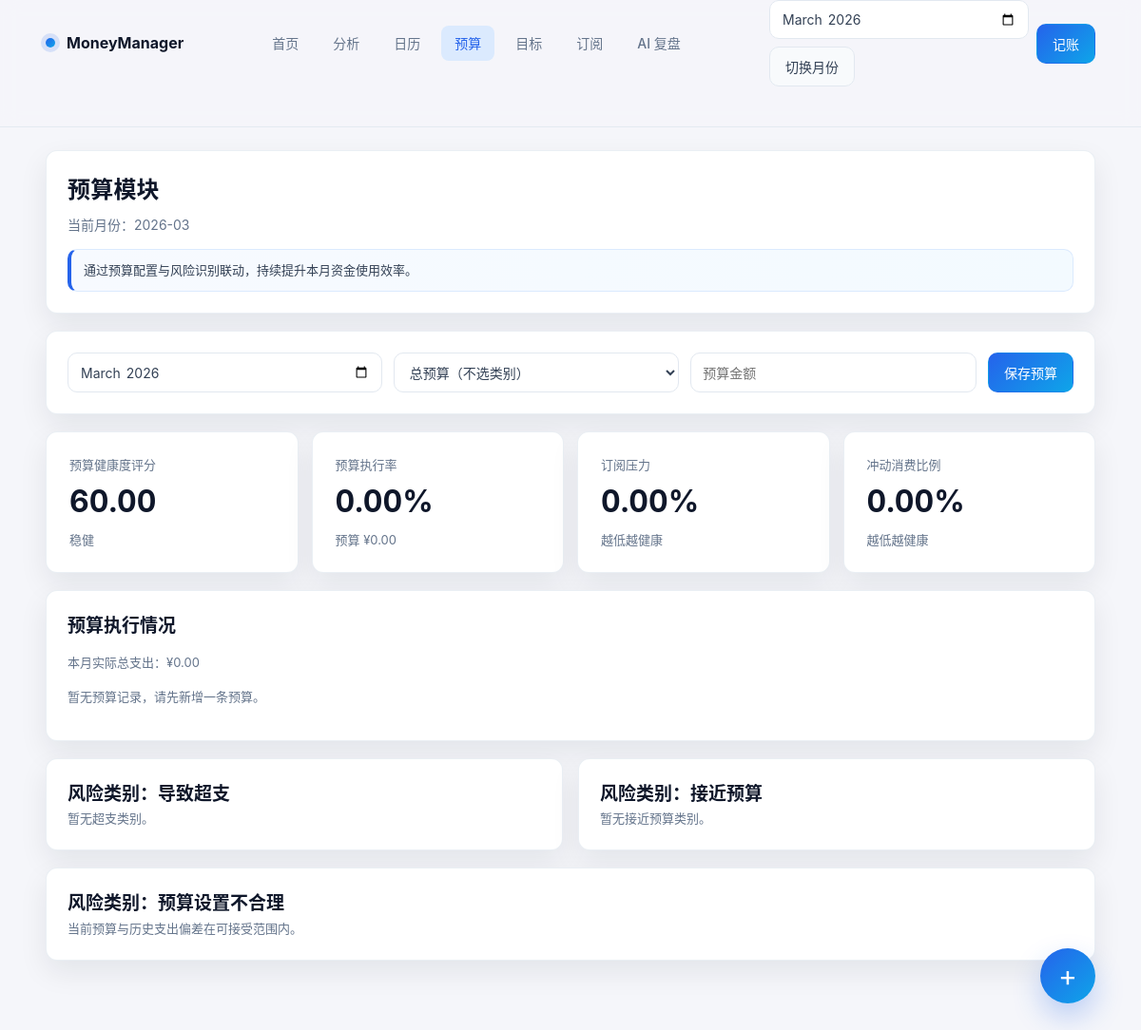
Before: /budget with the older database file.
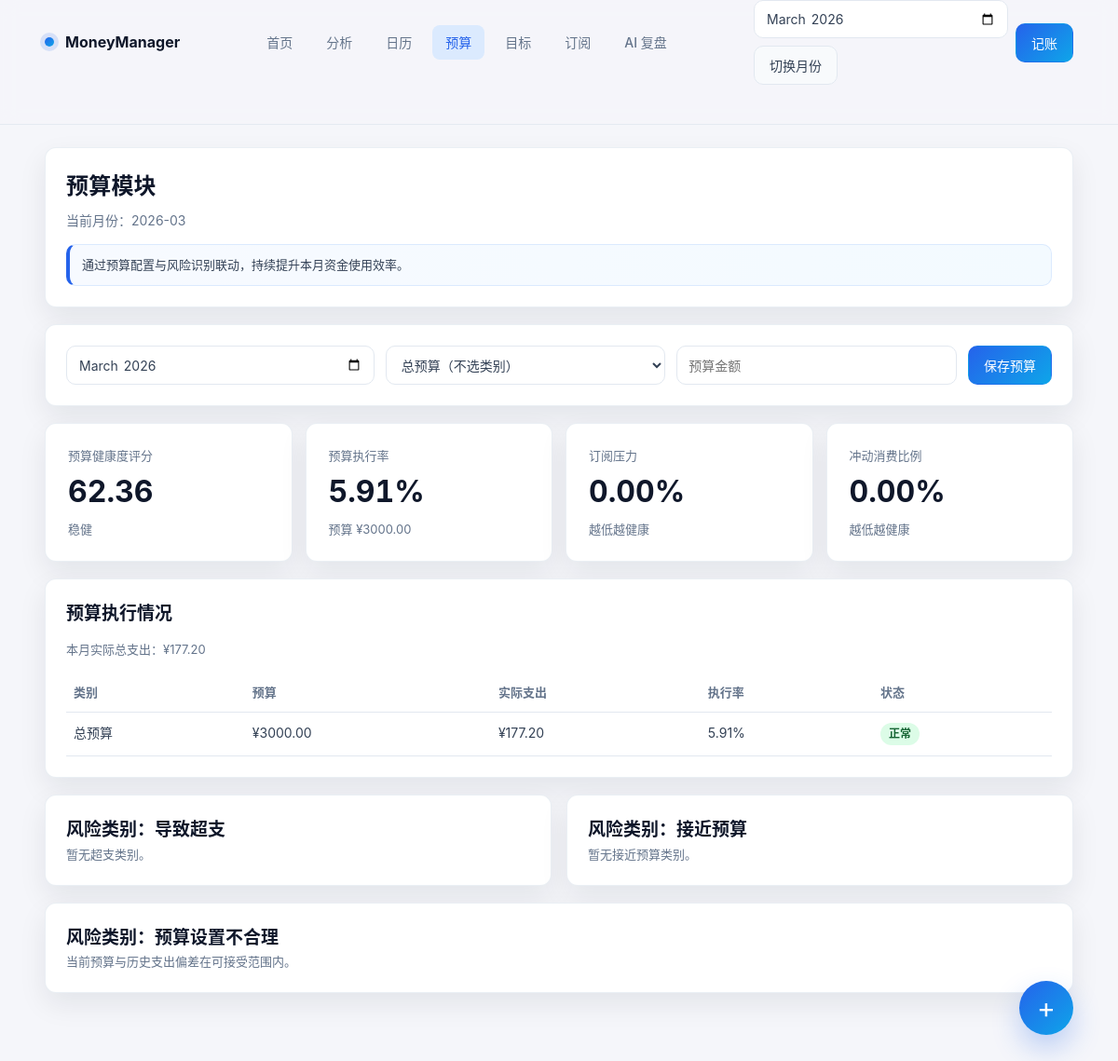
After: the same page with the newer database file.
### tables this page shows
CREATE TABLE budgets (
                id INTEGER PRIMARY KEY AUTOINCREMENT,
                month TEXT NOT NULL,
                category_main TEXT,
                budget_amount REAL NOT NULL
            );

### routes/budget_routes.py (the view, shortened to what this page needs)
@bp.route("/budget", methods=["GET", "POST"], endpoint="budget_page")
def budget_page():
    month = request.values.get("month") or date.today().strftime("%Y-%m")
    success = request.args.get("success")
    budget_data = get_budget_execution(month)
    budget_health = get_budget_health_profile(month)
    return render_template(
        "budget.html",
        active_page="budget",
        month=month,
        success=success,
        category_options=CATEGORY_OPTIONS,
        budget_data=budget_data,
        budget_health=budget_health,
    )

### app.py (called while the page is built)
def create_app() -> Flask:
    app = Flask(__name__)
    init_db()
    @app.context_processor
    def inject_fab_context():
        return {
            "fab_category_options": CATEGORY_OPTIONS,
            "fab_tag_options": TAG_OPTIONS,
            "fab_today": date.today().isoformat(),
        }
    @app.before_request
    def sync_due_subscription_charges():
        process_due_subscription_charges()
    app.register_blueprint(transaction_bp)
    app.register_blueprint(budget_bp)
    app.register_blueprint(goal_bp)
    app.register_blueprint(subscription_bp)
    app.register_blueprint(analysis_bp)
    app.register_blueprint(ai_bp)
    return app

### extensions/database.py (called while the page is built)
def get_connection() -> sqlite3.Connection:
    conn = sqlite3.connect(DB_PATH)
    conn.row_factory = sqlite3.Row
    return conn

### models/budget.py (called while the page is built)
def _clamp(value: float, low: float, high: float) -> float:
    return max(low, min(high, value))

def _calculate_execution_component(execution_rate: float) -> dict:
    score = round(100 - _clamp(abs(execution_rate - 100), 0, 100), 2)
    return {
        "name": "budget_execution",
        "weight": 0.4,
        "value": round(execution_rate, 2),
        "score": score,
    }

### templates/budget.html (shortened to what the changed rows need)
<!doctype html>
<html lang="zh-CN">
  <head>
    <link rel="stylesheet" href="{{ url_for('static', filename='css/app.css') }}" />
  </head>
  <body>
    <main class="app-shell">
      <div class="page">
      <section class="panel">
        <h1 class="page-title">预算模块</h1>
      </section>
      <section class="kpi-grid">
        <article class="kpi-card">
          <div class="kpi-label">预算健康度评分</div>
          <div class="kpi-value mono">{{ '%.2f'|format(budget_health.score.value) }}</div>
          <div class="small">{{ budget_health.score.level }}</div>
        </article>
        <article class="kpi-card">
          <div class="kpi-label">预算执行率</div>
          <div class="kpi-value mono">{{ '%.2f'|format(budget_health.score.execution_rate) }}%</div>
          <div class="small">预算 ¥{{ '%.2f'|format(budget_health.score.total_budget) }}</div>
        </article>
      </section>
      <section class="panel">
        <h2 class="section-title">预算执行情况</h2>
        <p class="helper-text">本月实际总支出：¥{{ '%.2f'|format(budget_data.total_expense) }}</p>
        {% if budget_data['items'] %}
        <div class="table-wrap">
        <table>
          <thead>
            <tr>
              <th>类别</th>
              <th>预算</th>
              <th>实际支出</th>
              <th>执行率</th>
              <th>状态</th>
            </tr>
          </thead>
          <tbody>
            {% for item in budget_data['items'] %}
            <tr>
              <td>{{ item.category_main if item.category_main else '总预算' }}</td>
              <td>¥{{ '%.2f'|format(item.budget_amount) }}</td>
              <td>¥{{ '%.2f'|format(item.actual_expense) }}</td>
              <td>{{ '%.2f'|format(item.execution_rate) }}%</td>
              <td>
                {% if item.status == '正常' %}
                <span class="badge ok">正常</span>
                {% elif item.status == '接近' %}
                <span class="badge warn">接近</span>
                {% else %}
                <span class="badge danger">超支</span>
                {% endif %}
              </td>
            </tr>
            {% endfor %}
          </tbody>
        </table>
        </div>
        {% else %}
        <p class="helper-text">暂无预算记录，请先新增一条预算。</p>
        {% endif %}
      </section>
      <section class="grid-2">
        <article class="panel">
          <h2 class="section-title">风险类别：导致超支</h2>
        </article>
        <article class="panel">
          <h2 class="section-title">风险类别：接近预算</h2>
        </article>
      </section>
      <section class="panel">
        <h2 class="section-title">风险类别：预算设置不合理</h2>
      </section>
      </div>
    </main>
  </body>
</html>

Changed rows visible on the page:
added budgets: category_main "总预算", budget_amount "3000.00", actual_expense "177.20", execution_rate "5.91"
Other visible differences:
{{ '%.2f'|format(budget_health.score.value) }}: "60.00" → "62.36"
{{ '%.2f'|format(budget_health.score.execution_rate) }}: "0.00" → "5.91"
{{ '%.2f'|format(budget_health.score.total_budget) }}: "0.00" → "3000.00"
{{ '%.2f'|format(budget_data.total_expense) }}: "0.00" → "177.20"
text no longer shown: "暂无预算记录，请先新增一条预算。"
text now shown: "类别 预算 实际支出 执行率 状态"
